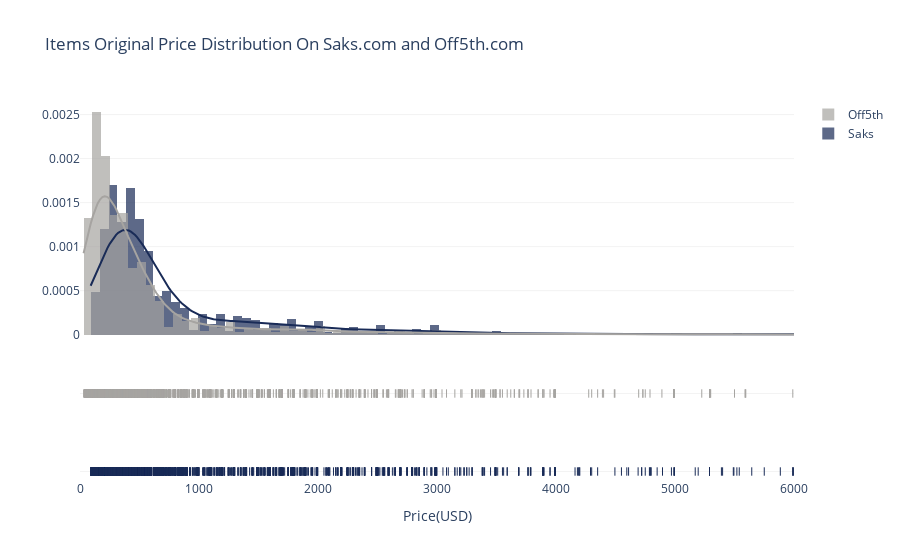

The code cell stored with this chart in its notebook:
### Code cell
import plotly.figure_factory as ff

saks_ = combined.loc[combined['website']=='Saks']['original_price']
off5th_ = combined.loc[combined['website']=='Off5th']['original_price']

hist_data = [saks_, off5th_]
group_labels = ['Saks', 'Off5th']
colors = ['rgb(25, 43, 87)','rgb(166, 164, 161)'] #'rgb(240, 188, 84)',

fig = ff.create_distplot(hist_data, group_labels, bin_size=75, colors= colors)
fig.update_layout(title_text='Original Price Distribution On Saks.com and Off5th.com',
                  plot_bgcolor='rgb(256, 256, 256)',
                  xaxis=dict(range=[0,6000])) #end at 10000-ish)
fig.update_xaxes(title_text = "Price(USD)") 
fig.update_yaxes(showgrid=True, gridwidth=0.5, gridcolor='rgb(230, 230, 230)')

fig.show()

### Figure 1 — Plotly figure (JSON) as saved in the notebook; plotly's stock layout.template omitted (floating-point values rounded to 4 significant figures; data arrays with more than 128 entries replaced by an {"elided": "..."} marker saying what was removed)
{"data": [{"autobinx": false, "histnorm": "probability density", "legendgroup": "Saks", "marker": {"color": "rgb(25, 43, 87)"}, "name": "Saks", "opacity": 0.7, "type": "histogram", "x": {"elided": "3989 float values"}, "xaxis": "x", "xbins": {"end": 8990, "size": 75, "start": 89.5}, "yaxis": "y"}, {"autobinx": false, "histnorm": "probability density", "legendgroup": "Off5th", "marker": {"color": "rgb(166, 164, 161)"}, "name": "Off5th", "opacity": 0.7, "type": "histogram", "x": {"elided": "5111 float values"}, "xaxis": "x", "xbins": {"end": 9900, "size": 75, "start": 29.99}, "yaxis": "y"}, {"legendgroup": "Saks", "marker": {"color": "rgb(25, 43, 87)"}, "mode": "lines", "name": "Saks", "showlegend": false, "type": "scatter", "x": {"elided": "500 float values"}, "xaxis": "x", "y": {"elided": "500 float values"}, "yaxis": "y"}, {"legendgroup": "Off5th", "marker": {"color": "rgb(166, 164, 161)"}, "mode": "lines", "name": "Off5th", "showlegend": false, "type": "scatter", "x": {"elided": "500 float values"}, "xaxis": "x", "y": {"elided": "500 float values"}, "yaxis": "y"}, {"legendgroup": "Saks", "marker": {"color": "rgb(25, 43, 87)", "symbol": "line-ns-open"}, "mode": "markers", "name": "Saks", "showlegend": false, "type": "scatter", "x": {"elided": "3989 float values"}, "xaxis": "x", "y": {"elided": "3989 str values"}, "yaxis": "y2"}, {"legendgroup": "Off5th", "marker": {"color": "rgb(166, 164, 161)", "symbol": "line-ns-open"}, "mode": "markers", "name": "Off5th", "showlegend": false, "type": "scatter", "x": {"elided": "5111 float values"}, "xaxis": "x", "y": {"elided": "5111 str values"}, "yaxis": "y2"}], "layout": {"barmode": "overlay", "hovermode": "closest", "legend": {"traceorder": "reversed"}, "plot_bgcolor": "rgb(256, 256, 256)", "title": {"text": "Items Original Price Distribution On Saks.com and Off5th.com"}, "xaxis": {"anchor": "y2", "domain": [0, 1], "range": [0, 6000], "title": {"text": "Price(USD)"}, "zeroline": false}, "yaxis": {"anchor": "free", "domain": [0.35, 1], "gridcolor": "rgb(230, 230, 230)", "gridwidth": 0.5, "position": 0, "showgrid": true}, "yaxis2": {"anchor": "x", "domain": [0, 0.25], "dtick": 1, "gridcolor": "rgb(230, 230, 230)", "gridwidth": 0.5, "showgrid": true, "showticklabels": false}}}
